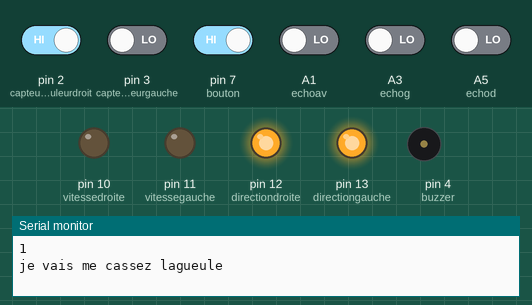
Recording of a sketch running on a simulated Arduino Uno, built with avr-gcc and run on an emulated ATmega328P. On the bench: output pins drawn as LEDs (lit = HIGH), buzzer (waves = sounding), the last lines printed to the serial monitor. Dashed ring = blinking. The inputs (shaded band) are chosen by the test bench; at power-on: pin 2 (capteurcouleurdroit), pin 7 (bouton) HIGH, A1 (echoav), A3 (echog), A5 (echod), pin 3 (capteurcouleurgauche) LOW. Pins used as bus, display or sensor lines are not drawn.

Above: at 2.6 s.
2.7 s: pin 3 (capteurcouleurgauche) driven HIGH
At 3.2 s:
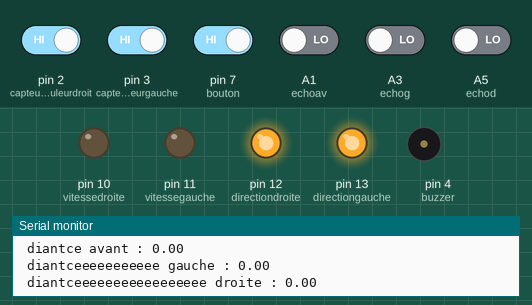
4.4 s: pin 2 (capteurcouleurdroit) driven LOW
At 5.74 s:
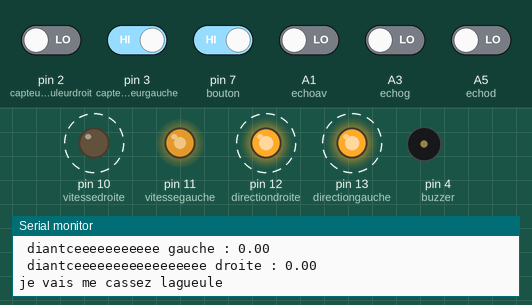
9.7 s: pin 7 (bouton) driven LOW
At 10.8 s:
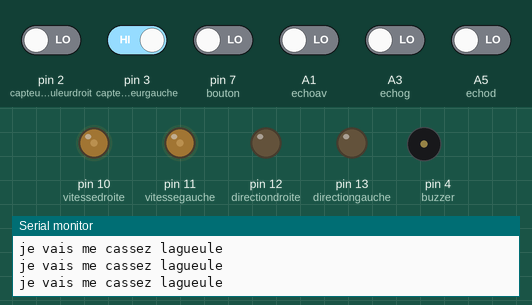
Timing chart, 0 to 12.9 s (numbered marks = the images above; inputs shaded):
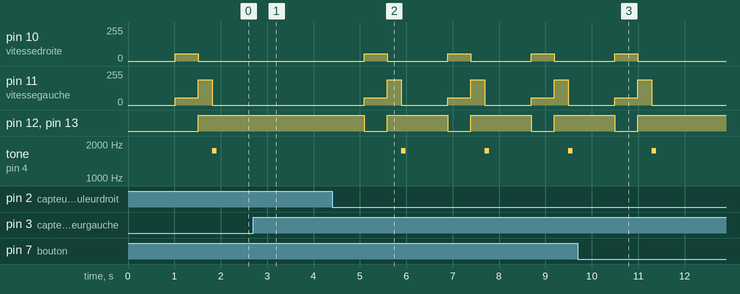

Measured:
- after the input at 2.7 s, pin 10 (vitessedroite): stays 0/255 (without the input it goes to 55/255 after 0.12 s); pin 11 (vitessegauche): stays 0/255 (without the input it goes to 191/255 after 0.12 s)
- after the input at 4.4 s, pin 10 (vitessedroite): alternates 55/255 for 0.50 s and 0/255 for 1.3 s, starting after 0.69 s; pin 11 (vitessegauche): 0/255 → 55/255 after 0.69 s, then repeats every 1.8 s: 191/255 0.30 s, 0/255 1.0 s, 55/255 0.50 s
- after the input at 9.7 s, pin 10 (vitessedroite): goes on until 11.0 s, then stays 0/255; pin 12 (directiondroite), pin 13 (directiongauche): goes on until 11.0 s, then stays HIGH; tone on pin 4 (buzzer): goes on until 11.4 s, then stays silent

The sketch:

sketch_may17a.ino
```cpp
const byte trigav = A0;
const byte echoav = A1;
const byte trigg = A2;
const byte echog = A3;
const byte trigd = A4;
const byte echod = A5;
const int vitessedroite = 10;
const int vitessegauche = 11;
const int directiongauche = 13;
const int directiondroite = 12;
const int capteurcouleurdroit = 2;
const int capteurcouleurgauche = 3;
const int bouton = 7;
const int buzzer = 4;

const unsigned long ref = 25000UL;
const float son = 340.0 / 1000;
int varbut = 0;
int vitessecombat = 0;
int vitessecroisiere = 45;
int distancecombatlat = 50;
int distancecombatcharge = 50;

void setup () {
  pinMode(trigav, OUTPUT);
  digitalWrite(trigav, LOW);
  pinMode(echoav, INPUT);
  pinMode(trigg, OUTPUT);
  digitalWrite(trigg, LOW);
  pinMode(echog, INPUT);
  pinMode(trigd, OUTPUT);
  digitalWrite(trigd, LOW);
  pinMode(echod, INPUT);
  pinMode(vitessedroite, OUTPUT);
  pinMode(directiondroite, OUTPUT);
  pinMode(vitessegauche, OUTPUT);
  pinMode(directiongauche, OUTPUT);
  pinMode(capteurcouleurdroit, INPUT);
  pinMode(capteurcouleurgauche, INPUT);
  pinMode(bouton, INPUT);
  pinMode(buzzer, OUTPUT);
  Serial.begin(9600);
}

void loop () {
  delay(15);
  Serial.println(digitalRead(bouton));

  if (digitalRead(bouton) == LOW){
      Serial.println("je suis dans le bbuuuzzeerr");
      //tone(buzzer, 1740, 300);
      delay(1100);
      //tone(buzzer, 1740, 300);
      delay(1000);
      //tone(buzzer, 1740, 300);
      delay(1000);
      //tone(buzzer, 1770, 1000);
      varbut=0;
  }

    while (varbut == 0){

      delay(1000);
      if (digitalRead(capteurcouleurdroit)==0 || digitalRead(capteurcouleurgauche)==0){
        Serial.println("je vais me cassez lagueule");
         digitalWrite(directiongauche, LOW);
         digitalWrite(directiondroite, LOW);
         analogWrite(vitessedroite, 55);
         analogWrite(vitessegauche, 55);
         delay(500);
         digitalWrite(directiongauche, HIGH);
         digitalWrite(directiondroite, HIGH);
         analogWrite(vitessedroite, 0);
         analogWrite(vitessegauche, 191);;
         delay(300);
        analogWrite(vitessedroite, 0);
        analogWrite(vitessegauche, 0);
        tone(buzzer, 1740, 100);
      }


     if (digitalRead(capteurcouleurdroit)==1 && digitalRead(capteurcouleurgauche)==1){
      Serial.println("attend je mesure");
      digitalWrite(trigav, HIGH);
      delay(10);
      digitalWrite(trigav, LOW);
      long mesureav = pulseIn(echoav, HIGH, ref);
      digitalWrite(trigg, HIGH);
      delay(10);
      digitalWrite(trigg, LOW);
      long mesureg = pulseIn(echog, HIGH, ref);
      digitalWrite(trigd, HIGH);
      delay(10);
      digitalWrite(trigd, LOW);
      long mesured = pulseIn(echod, HIGH, ref);
      float distmmav = mesureav / 2.0*son;
      float distmmg = mesureg / 2.0*son;
      float distmmd = mesured / 2.0*son;
      Serial.print(" diantce avant : ");
      Serial.println(distmmav);
      Serial.print(" diantceeeeeeeeeee gauche : ");
      Serial.println(distmmg);
      Serial.print(" diantceeeeeeeeeeeeeeeee droite : ");
      Serial.println(distmmd);

      if ( distmmd < distancecombatlat && 2 < distmmd){
        Serial.println("y'a people a droite");
        digitalWrite(directiongauche, HIGH);
         digitalWrite(directiondroite, HIGH);
        analogWrite(vitessedroite, 0);
        analogWrite(vitessegauche, 50);
        delay(300);
        analogWrite(vitessedroite, 0);
        analogWrite(vitessegauche, 0);
        tone(buzzer, 1760, 100);
      }

      if (distmmg < distancecombatlat && 2 < distmmg){
        Serial.println("je vais me bagarre a gauche");
        digitalWrite(directiongauche, HIGH);
         digitalWrite(directiondroite, HIGH);
        analogWrite(vitessedroite, 50);
        analogWrite(vitessegauche, 0);
        delay(300);
        analogWrite(vitessedroite, 0);
        analogWrite(vitessegauche, 0);
        tone(buzzer, 1720, 100);
      }

      if (distmmav < distancecombatcharge && 2 < distmmav){
        Serial.println("chargéééééééééééééééééééééééééééééééééééééé");
        digitalWrite(directiongauche, HIGH);
        digitalWrite(directiondroite, HIGH);
        analogWrite(vitessedroite, 50);
        analogWrite(vitessegauche, 50);
        delay(300);
        analogWrite(vitessedroite, 0);
        analogWrite(vitessegauche, 0);
        tone(buzzer, 1700, 100);
      }
      if(distmmav >= distancecombatcharge && distmmg >= distancecombatlat && distmmd >= distancecombatlat){
        Serial.println("on se fait chier non ?");
        digitalWrite(directiongauche, HIGH);
        digitalWrite(directiondroite, HIGH);
        analogWrite(vitessedroite, 0);
        analogWrite(vitessegauche, 0);
      }
     }
      if (digitalRead(bouton) == LOW){
        varbut=1;
      }
     }
}
```
